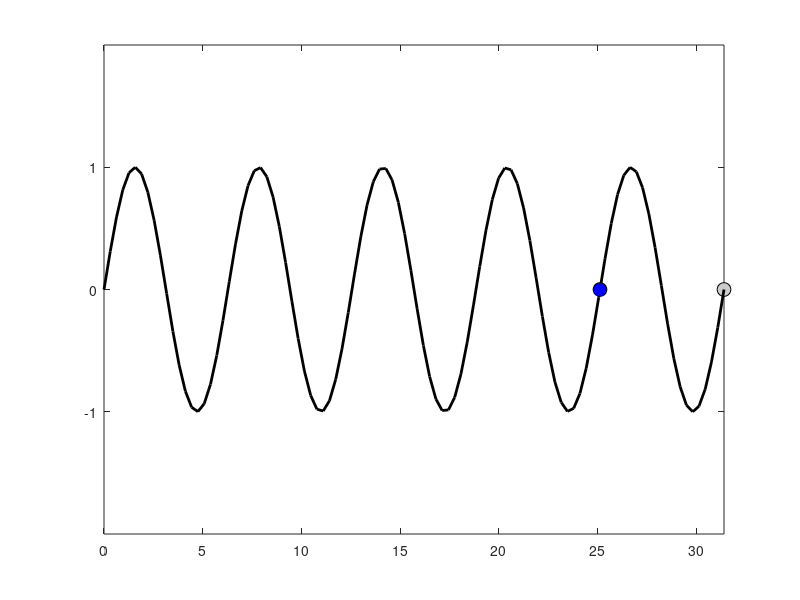

MATLAB code for this plot:
clear;
clc;
option = 2;

switch option
    case 1
        %Option 1
        
        fig = figure();
        ax  = axes();
        
        x = linspace(0,10*pi,100);
        y = sin(x);
        
        o1 = plot(x(1),y(1),'o','markeredgecolor','k','markerfacecolor',[0.8,0.8,0.8],'markersize',10); hold on;
        o2 = plot(x(1),y(1),'k-','linewidth',2);
        o3 = plot(x(1),y(1),'o','markeredgecolor','k','markerfacecolor','b','markersize',10); hold on;
        
        set(ax,'xlim',[min(x),max(x)],'ylim',2*[min(y),max(y)]);
        
        for i = 1:length(x)
            set(o1,'xdata',x(i),'ydata',y(i));
            set(o2,'xdata',x(1:i),'ydata',y(1:i));
            set(o3,'xdata',x(i)-2*pi,'ydata',y(i));
            drawnow;
        end
        
    case 2
        %Option 2
        
        fig = figure();
        ax  = axes();
        
        x = linspace(0,10*pi,100);
        y = sin(x);
        
        for i = 1:length(x)
            plot(x(i),y(i),'o','markeredgecolor','k','markerfacecolor',[0.8,0.8,0.8],'markersize',10); hold on;
            plot(x(1:i),y(1:i),'k-','linewidth',2);
            plot(x(i)-2*pi,y(i),'o','markeredgecolor','k','markerfacecolor','b','markersize',10); hold on;
            set(ax,'nextplot','replacechildren','xlim',[min(x),max(x)],'ylim',2*[min(y),max(y)]);
            
            drawnow;
        end
end
